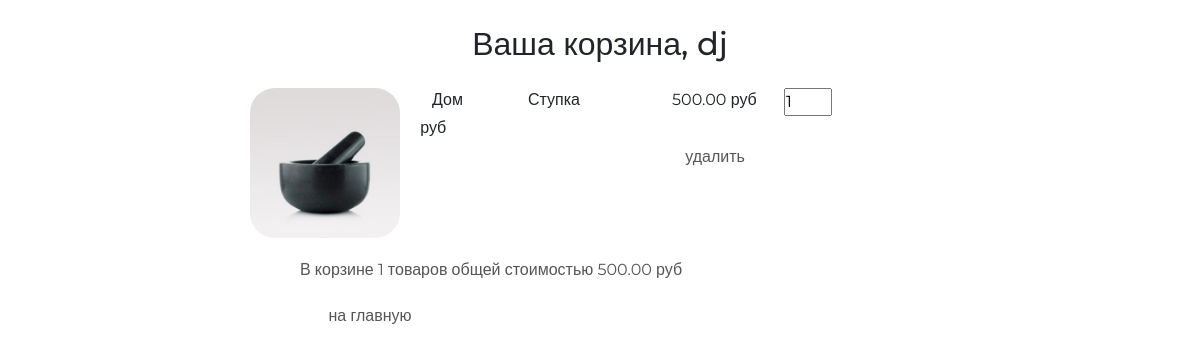
/basket/ (signed in), run on the app's committed database.
### authapp/models.py (models this page shows)
class ShopUser(AbstractUser):
    avatar = models.ImageField(upload_to='users_avatars', blank=True, verbose_name='Аватар')
    age = models.PositiveSmallIntegerField(verbose_name='Возраст')

### basketapp/models.py (models this page shows)
class Basket(models.Model):
    user = models.ForeignKey(settings.AUTH_USER_MODEL, on_delete=models.CASCADE, related_name='basket')
    product = models.ForeignKey(Product, on_delete=models.CASCADE)
    quantity = models.PositiveSmallIntegerField(default=0)
    add_datetime = models.DateField(auto_now_add=True)
    @property
    def products_cost(self):
        return self.quantity * self.product.price
    @property
    def total_quantity(self):
        _items = Basket.objects.filter(user=self.user)
        return sum(list(map(lambda x: x.quantity, _items)))
    @property
    def total_cost(self):
        _items = Basket.objects.filter(user=self.user)
        return sum(list(map(lambda x: x.products_cost, _items)))

### mainapp/models.py (models this page shows, shortened)
class Product(models.Model):
    category = models.ForeignKey(ProductCategory, on_delete=models.CASCADE, verbose_name='Категория')
    name = models.CharField(max_length=128, verbose_name='Название')
    image = models.ImageField(upload_to='products', blank=True,verbose_name='Картинка')
    short_desc = models.CharField(max_length=255, verbose_name='Краткое описание')
    description = models.TextField(verbose_name='Описание')
    price = models.DecimalField(decimal_places=2, max_digits=10, default=0, verbose_name='Цена')
    quantity = models.PositiveSmallIntegerField(default=0, verbose_name='Количество')

class ProductCategory(models.Model):
    name = models.CharField(max_length=64, blank=True, unique=True, verbose_name='Название')
    description = models.TextField(verbose_name='Описание')
    class Meta:
        verbose_name = 'категория'
        verbose_name_plural = 'категория'
        ordering = ('-id',)

### basketapp/views.py (the view)
# urls.py: path('', views.basket, name='basket'),
@login_required
def basket(request):
    basket_list = Basket.objects.filter(user=request.user)
    context = {
        'baskets': basket_list
    }
    return render(request, 'basketapp/basket.html', context=context)

### basketapp/templates/basketapp/basket.html
{% extends 'basketapp/base.html' %}
{% load static %}
{% block content %}
    <div class="basket_list">
        {% include 'basketapp/includes/inc_basket_list.html' %}
        <button class="btn btn-round">
            <a href="{% url 'main' %}">на главную</a>
        </button>
    </div>
{% endblock %}

### basketapp/templates/basketapp/base.html (shortened to what this page needs)
<!DOCTYPE html>
{% load static %}
<html lang="en">
<head>
    {% block css %}
        <link type="text/css" rel="stylesheet" href="{% static 'css/bootstrap.min.css' %}">
        <link type="text/css" rel="stylesheet" href="{% static 'style.css' %}">
        <link rel="stylesheet" href="{% static 'fonts/font-awesome/css/font-awesome.css' %}">
    {% endblock %}
</head>
<body>
<div class="basket_container">
    <div class="h2 text-center head">
        Ваша корзина, {% if user.first_name %} {{ user.first_name }}{% else %}Пользователь{% endif %}
    </div>
    {% block content %}
    {% endblock %}
</div>
</body>
</html>

### basketapp/templates/basketapp/includes/inc_basket_list.html
{% for item in baskets %}
    <div class="basket_record">
        <img src="/media/{{ item.product.image }}"
             alt="{{ item.product.short_desc }}">
        <span class="category_name">{{ item.product.category.name }}</span>
        <span class="product_name">{{ item.product.name }}</span>
        <span class="product_price">{{ item.product.price }}&nbspруб</span>
        <input type="number" name="{{ item.pk }}"
               min="0"
               value="{{ item.quantity }}">
        <span class="product_cost">{{ item.cost }}&nbspруб</span>
        <button class="btn btn-round">
            <a href="{% url 'basket:remove' item.pk %}" class="">
                удалить
            </a>
        </button>
    </div>
{% endfor %}
{% if baskets %}
    <div class="basket_summary">
        В корзине {{ baskets.0.total_quantity }} товаров общей стоимостью
        {{ baskets.0.total_cost }} руб
    </div>
{% endif %}

### static/style.css (style rules this page uses)
* { margin: 0; padding: 0; }
body { font-family: 'Montserrat', sans-serif; }
html, body { height: 100%; }
.basket_container { margin: 25px auto; width: 700px; }
.basket_list input[type="number"] { width: 3em; position: relative; display: block; float: left; }
.basket_list span.category_name { margin-left: 2em; width: 5em; position: relative; display: block; float: left; }
.basket_list span.product_name { margin-left: 1em; width: 8em; position: relative; display: block; float: left; }
.basket_list span.product_price { margin-left: 1em; width: 7em; position: relative; display: block; float: left; }
.basket_list span.product_cost { margin-left: 1em; width: 7em; position: relative; display: block; float: left; }
.basket_list .basket_record { position: relative; display: block; height: 170px; float: none; }
.basket_container .head { margin: 25px auto; }
.basket_list .basket_record button { margin-top: 50px; margin-left: 390px; width: 150px; position: absolute; display: block; float: left; }
.basket_list button { margin-left: 45px; width: 150px; display: block; float: left; }
.basket_container button a { text-decoration: none; color: #555; }
.basket_container img { display: block; float: left; width: 150px; border-radius: 25px; }
.basket_container .basket_summary { display: block; margin-left: 50px; margin-bottom: 15px; color: #555; }

### data on the page
ShopUser: first_name "dj"
Basket: product.image (picture), product.category.name "Дом", product.name "Ступка", product.price "500.00", quantity "1", user+quantity "1", user+quantity+product "500.00"
